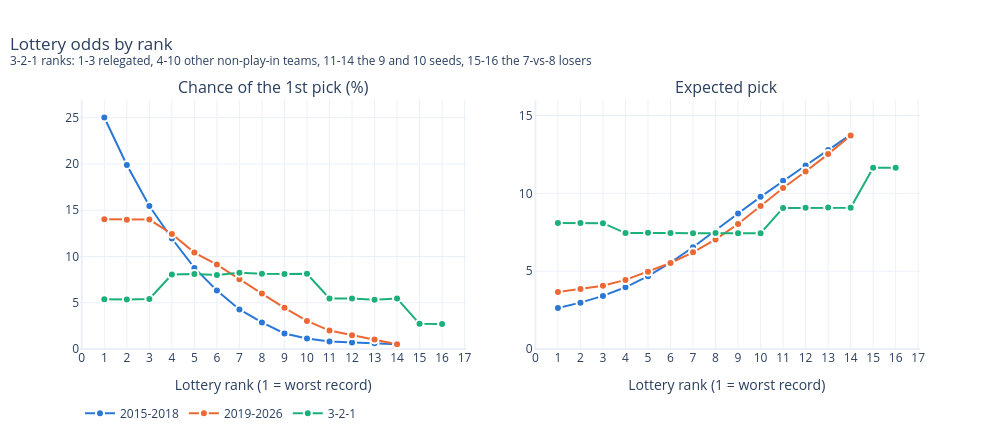

The notebook cell saved with this chart:
### Markdown cell above
## Lottery odds

### Code cell
odds = {name: lottery.base_odds(rules) for name, rules in SYSTEMS.items()}
plot_lottery_odds(odds).show()

### Figure 1 — Plotly figure (JSON) as saved in the notebook; plotly's stock layout.template omitted (floating-point values rounded to 4 significant figures)
{"data": [{"hovertemplate": "<b>2015-2018</b> rank %{x}: %{y:.1f}%<extra></extra>", "legendgroup": "2015-2018", "line": {"color": "#2a78d6", "width": 2}, "marker": {"color": "#2a78d6", "line": {"color": "white", "width": 2}, "size": 8}, "mode": "lines+markers", "name": "2015-2018", "type": "scatter", "x": [1, 2, 3, 4, 5, 6, 7, 8, 9, 10, 11, 12, 13, 14], "xaxis": "x", "y": [25.03, 19.89, 15.45, 11.94, 8.767, 6.319, 4.274, 2.866, 1.676, 1.129, 0.818, 0.7035, 0.61, 0.5265], "yaxis": "y"}, {"hovertemplate": "<b>2015-2018</b> rank %{x}: pick %{y:.2f}<extra></extra>", "legendgroup": "2015-2018", "line": {"color": "#2a78d6", "width": 2}, "marker": {"color": "#2a78d6", "line": {"color": "white", "width": 2}, "size": 8}, "mode": "lines+markers", "name": "2015-2018", "showlegend": false, "type": "scatter", "x": [1, 2, 3, 4, 5, 6, 7, 8, 9, 10, 11, 12, 13, 14], "xaxis": "x2", "y": [2.64, 2.98, 3.413, 3.964, 4.676, 5.547, 6.541, 7.598, 8.709, 9.777, 10.81, 11.79, 12.78, 13.78], "yaxis": "y2"}, {"hovertemplate": "<b>2019-2026</b> rank %{x}: %{y:.1f}%<extra></extra>", "legendgroup": "2019-2026", "line": {"color": "#eb6834", "width": 2}, "marker": {"color": "#eb6834", "line": {"color": "white", "width": 2}, "size": 8}, "mode": "lines+markers", "name": "2019-2026", "type": "scatter", "x": [1, 2, 3, 4, 5, 6, 7, 8, 9, 10, 11, 12, 13, 14], "xaxis": "x", "y": [14.02, 13.98, 13.99, 12.44, 10.43, 9.121, 7.531, 5.994, 4.451, 3.031, 1.991, 1.494, 1.034, 0.5095], "yaxis": "y"}, {"hovertemplate": "<b>2019-2026</b> rank %{x}: pick %{y:.2f}<extra></extra>", "legendgroup": "2019-2026", "line": {"color": "#eb6834", "width": 2}, "marker": {"color": "#eb6834", "line": {"color": "white", "width": 2}, "size": 8}, "mode": "lines+markers", "name": "2019-2026", "showlegend": false, "type": "scatter", "x": [1, 2, 3, 4, 5, 6, 7, 8, 9, 10, 11, 12, 13, 14], "xaxis": "x2", "y": [3.664, 3.862, 4.069, 4.441, 4.97, 5.527, 6.212, 7.042, 8.03, 9.191, 10.35, 11.4, 12.52, 13.72], "yaxis": "y2"}, {"hovertemplate": "<b>3-2-1</b> rank %{x}: %{y:.1f}%<extra></extra>", "legendgroup": "3-2-1", "line": {"color": "#1baf7a", "width": 2}, "marker": {"color": "#1baf7a", "line": {"color": "white", "width": 2}, "size": 8}, "mode": "lines+markers", "name": "3-2-1", "type": "scatter", "x": [1, 2, 3, 4, 5, 6, 7, 8, 9, 10, 11, 12, 13, 14, 15, 16], "xaxis": "x", "y": [5.367, 5.341, 5.404, 8.041, 8.096, 8.011, 8.239, 8.121, 8.115, 8.138, 5.461, 5.446, 5.334, 5.456, 2.717, 2.712], "yaxis": "y"}, {"hovertemplate": "<b>3-2-1</b> rank %{x}: pick %{y:.2f}<extra></extra>", "legendgroup": "3-2-1", "line": {"color": "#1baf7a", "width": 2}, "marker": {"color": "#1baf7a", "line": {"color": "white", "width": 2}, "size": 8}, "mode": "lines+markers", "name": "3-2-1", "showlegend": false, "type": "scatter", "x": [1, 2, 3, 4, 5, 6, 7, 8, 9, 10, 11, 12, 13, 14, 15, 16], "xaxis": "x2", "y": [8.093, 8.096, 8.086, 7.449, 7.462, 7.462, 7.438, 7.447, 7.433, 7.44, 9.067, 9.08, 9.088, 9.073, 11.64, 11.64], "yaxis": "y2"}], "layout": {"annotations": [{"font": {"size": 16}, "showarrow": false, "text": "Chance of the 1st pick (%)", "x": 0.23, "xanchor": "center", "xref": "paper", "y": 1.0, "yanchor": "bottom", "yref": "paper"}, {"font": {"size": 16}, "showarrow": false, "text": "Expected pick", "x": 0.77, "xanchor": "center", "xref": "paper", "y": 1.0, "yanchor": "bottom", "yref": "paper"}], "height": 440, "hoverlabel": {"bgcolor": "white"}, "legend": {"orientation": "h", "y": -0.2}, "title": {"text": "Lottery odds by rank<br><sup>3-2-1 ranks: 1-3 relegated, 4-10 other non-play-in teams, 11-14 the 9 and 10 seeds, 15-16 the 7-vs-8 losers</sup>", "x": 0.01}, "width": 1000, "xaxis": {"anchor": "y", "domain": [0.0, 0.46], "dtick": 1, "title": {"text": "Lottery rank (1 = worst record)"}}, "xaxis2": {"anchor": "y2", "domain": [0.54, 1.0], "dtick": 1, "title": {"text": "Lottery rank (1 = worst record)"}}, "yaxis": {"anchor": "x", "domain": [0.0, 1.0], "rangemode": "tozero"}, "yaxis2": {"anchor": "x2", "domain": [0.0, 1.0], "range": [0, 16]}}}
